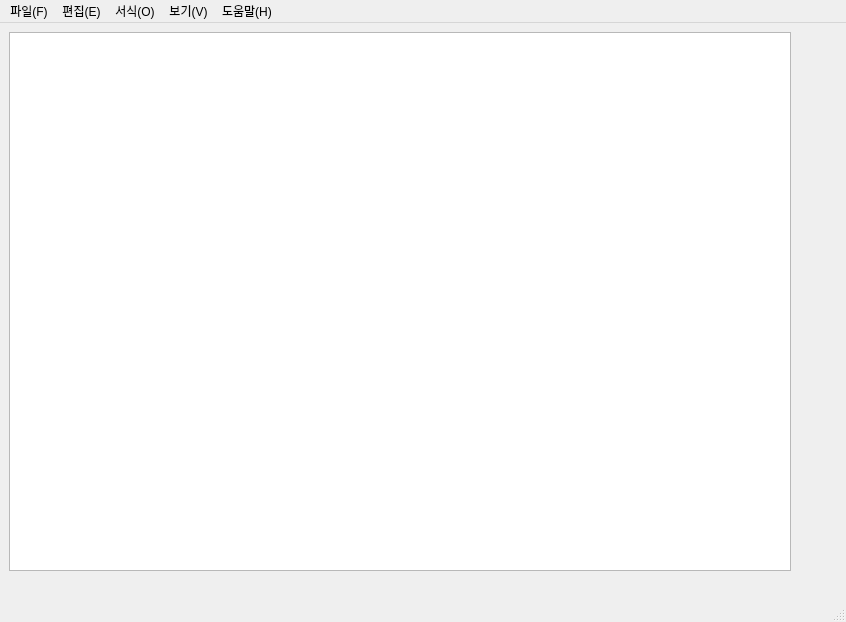
<?xml version="1.0" encoding="UTF-8"?>
<ui version="4.0">
 <class>MainWindow</class>
 <widget class="QMainWindow" name="MainWindow">
  <property name="geometry">
   <rect>
    <x>0</x>
    <y>0</y>
    <width>846</width>
    <height>622</height>
   </rect>
  </property>
  <property name="maximumSize">
   <size>
    <width>1053</width>
    <height>741</height>
   </size>
  </property>
  <property name="windowTitle">
   <string>MainWindow</string>
  </property>
  <widget class="QWidget" name="centralwidget">
   <property name="maximumSize">
    <size>
     <width>800</width>
     <height>557</height>
    </size>
   </property>
   <layout class="QGridLayout" name="gridLayout">
    <item row="0" column="0">
     <widget class="QPlainTextEdit" name="plainTextEdit">
      <property name="maximumSize">
       <size>
        <width>782</width>
        <height>539</height>
       </size>
      </property>
     </widget>
    </item>
   </layout>
  </widget>
  <widget class="QMenuBar" name="menubar">
   <property name="geometry">
    <rect>
     <x>0</x>
     <y>0</y>
     <width>846</width>
     <height>22</height>
    </rect>
   </property>
   <widget class="QMenu" name="menu_F">
    <property name="title">
     <string>파일(F)</string>
    </property>
    <addaction name="actionn"/>
    <addaction name="action_W"/>
    <addaction name="action_O"/>
    <addaction name="action_S"/>
    <addaction name="actione_4"/>
    <addaction name="separator"/>
    <addaction name="actione_5"/>
    <addaction name="actione_6"/>
    <addaction name="separator"/>
    <addaction name="actione_X"/>
   </widget>
   <widget class="QMenu" name="menu_E">
    <property name="title">
     <string>편집(E)</string>
    </property>
   </widget>
   <widget class="QMenu" name="menu_O">
    <property name="title">
     <string>서식(O)</string>
    </property>
   </widget>
   <widget class="QMenu" name="menu_V">
    <property name="title">
     <string>보기(V)</string>
    </property>
    <widget class="QMenu" name="menu">
     <property name="title">
      <string>확대하기/축소하기</string>
     </property>
     <addaction name="actionASD"/>
     <addaction name="actioncnrth"/>
     <addaction name="actionghkrreogkrl_cntrh"/>
    </widget>
    <addaction name="menu"/>
    <addaction name="actionzxc"/>
   </widget>
   <widget class="QMenu" name="menu_H">
    <property name="title">
     <string>도움말(H)</string>
    </property>
   </widget>
   <addaction name="menu_F"/>
   <addaction name="menu_E"/>
   <addaction name="menu_O"/>
   <addaction name="menu_V"/>
   <addaction name="menu_H"/>
  </widget>
  <widget class="QStatusBar" name="statusbar"/>
  <action name="action">
   <property name="text">
    <string>기</string>
   </property>
  </action>
  <action name="action_2">
   <property name="text">
    <string>ㅁ</string>
   </property>
  </action>
  <action name="actionzxc">
   <property name="text">
    <string>상태표시줄(S)</string>
   </property>
  </action>
  <action name="actionASD">
   <property name="text">
    <string>확대(I)</string>
   </property>
  </action>
  <action name="actioncnrth">
   <property name="text">
    <string>축소(O)</string>
   </property>
  </action>
  <action name="actionghkrreogkrl_cntrh">
   <property name="text">
    <string>확대하기/축소하기 기본값 복원</string>
   </property>
  </action>
  <action name="actionn">
   <property name="text">
    <string>새로 만들기(N)</string>
   </property>
   <property name="shortcut">
    <string>Ctrl+N</string>
   </property>
  </action>
  <action name="action_W">
   <property name="text">
    <string>새 창(W)</string>
   </property>
   <property name="shortcut">
    <string>Ctrl+W</string>
   </property>
  </action>
  <action name="action_O">
   <property name="text">
    <string>열기(O)...</string>
   </property>
   <property name="shortcut">
    <string>Ctrl+O</string>
   </property>
  </action>
  <action name="action_S">
   <property name="text">
    <string>저장(S)</string>
   </property>
   <property name="shortcut">
    <string>Ctrl+S</string>
   </property>
  </action>
  <action name="actione_4">
   <property name="text">
    <string>다른 이름으로 저장(A)...</string>
   </property>
   <property name="shortcut">
    <string>Ctrl+A</string>
   </property>
  </action>
  <action name="actione_5">
   <property name="text">
    <string>페이지 설정(U)...</string>
   </property>
   <property name="shortcut">
    <string>Ctrl+U</string>
   </property>
  </action>
  <action name="actione_6">
   <property name="text">
    <string>인쇄(P)...</string>
   </property>
   <property name="shortcut">
    <string>Ctrl+P</string>
   </property>
  </action>
  <action name="actione_X">
   <property name="text">
    <string>끝내기(X)</string>
   </property>
   <property name="shortcut">
    <string>Ctrl+X</string>
   </property>
  </action>
 </widget>
 <resources/>
 <connections>
  <connection>
   <sender>action_W</sender>
   <signal>triggered()</signal>
   <receiver>MainWindow</receiver>
   <slot>close()</slot>
   <hints>
    <hint type="sourcelabel">
     <x>422</x>
     <y>310</y>
    </hint>
    <hint type="destinationlabel">
     <x>422</x>
     <y>310</y>
    </hint>
   </hints>
  </connection>
 </connections>
</ui>
